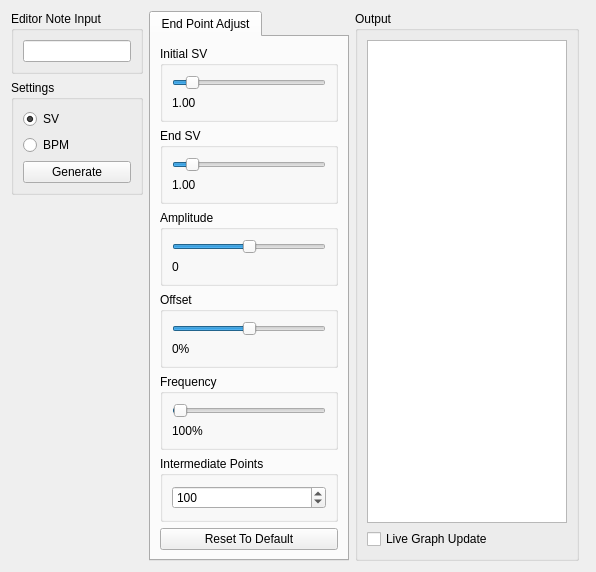
          <widget class="QWidget" name="basicStackedWidgetPage3">
           <layout class="QGridLayout" name="gridLayout_35">
            <item row="0" column="0">
             <widget class="QGroupBox" name="TPF_editorInputGroup">
              <property name="title">
               <string>Editor Note Input</string>
              </property>
              <layout class="QGridLayout" name="gridLayout_32">
               <item row="0" column="0">
                <widget class="QLineEdit" name="TPF_editorInputLine">
                 <property name="maximumSize">
                  <size>
                   <width>200</width>
                   <height>16777215</height>
                  </size>
                 </property>
                </widget>
               </item>
              </layout>
             </widget>
            </item>
            <item row="1" column="0">
             <widget class="QGroupBox" name="TPF_settingsGroup">
              <property name="title">
               <string>Settings</string>
              </property>
              <layout class="QGridLayout" name="gridLayout_33">
               <item row="1" column="0">
                <widget class="QRadioButton" name="TPF_BPMRadio">
                 <property name="text">
                  <string>BPM</string>
                 </property>
                </widget>
               </item>
               <item row="0" column="0">
                <widget class="QRadioButton" name="TPF_SVRadio">
                 <property name="text">
                  <string>SV</string>
                 </property>
                 <property name="checked">
                  <bool>true</bool>
                 </property>
                </widget>
               </item>
               <item row="2" column="0">
                <widget class="QPushButton" name="TPF_generateButton">
                 <property name="text">
                  <string>Generate</string>
                 </property>
                </widget>
               </item>
              </layout>
             </widget>
            </item>
            <item row="2" column="0">
             <spacer name="verticalSpacer_6">
              <property name="orientation">
               <enum>Qt::Vertical</enum>
              </property>
              <property name="sizeHint" stdset="0">
               <size>
                <width>20</width>
                <height>40</height>
               </size>
              </property>
             </spacer>
            </item>
            <item row="0" column="1" rowspan="3">
             <widget class="QTabWidget" name="TPF_adjustTab">
              <property name="minimumSize">
               <size>
                <width>200</width>
                <height>0</height>
               </size>
              </property>
              <property name="currentIndex">
               <number>0</number>
              </property>
              <widget class="QWidget" name="TPF_endPointAdjustTab">
               <attribute name="title">
                <string>End Point Adjust</string>
               </attribute>
               <layout class="QVBoxLayout" name="verticalLayout">
                <item>
                 <widget class="QGroupBox" name="TPF_initialTPGroup">
                  <property name="title">
                   <string>Initial SV</string>
                  </property>
                  <layout class="QGridLayout" name="gridLayout_19">
                   <item row="0" column="0">
                    <widget class="QSlider" name="TPF_initialTPSlider">
                     <property name="minimum">
                      <number>10</number>
                     </property>
                     <property name="maximum">
                      <number>1000</number>
                     </property>
                     <property name="value">
                      <number>100</number>
                     </property>
                     <property name="orientation">
                      <enum>Qt::Horizontal</enum>
                     </property>
                    </widget>
                   </item>
                   <item row="1" column="0">
                    <widget class="QLabel" name="TPF_initialTPLabel">
                     <property name="text">
                      <string>1.00</string>
                     </property>
                    </widget>
                   </item>
                  </layout>
                 </widget>
                </item>
                <item>
                 <widget class="QGroupBox" name="TPF_endTPGroup">
                  <property name="title">
                   <string>End SV</string>
                  </property>
                  <layout class="QGridLayout" name="gridLayout_20">
                   <item row="0" column="0">
                    <widget class="QSlider" name="TPF_endTPSlider">
                     <property name="minimum">
                      <number>10</number>
                     </property>
                     <property name="maximum">
                      <number>1000</number>
                     </property>
                     <property name="value">
                      <number>100</number>
                     </property>
                     <property name="orientation">
                      <enum>Qt::Horizontal</enum>
                     </property>
                    </widget>
                   </item>
                   <item row="1" column="0">
                    <widget class="QLabel" name="TPF_endTPLabel">
                     <property name="text">
                      <string>1.00</string>
                     </property>
                    </widget>
                   </item>
                  </layout>
                 </widget>
                </item>
                <item>
                 <widget class="QGroupBox" name="TPF_amplitudeGroup">
                  <property name="title">
                   <string>Amplitude</string>
                  </property>
                  <layout class="QGridLayout" name="gridLayout_21">
                   <item row="0" column="0">
                    <widget class="QSlider" name="TPF_amplitudeSlider">
                     <property name="minimum">
                      <number>-1000</number>
                     </property>
                     <property name="maximum">
                      <number>1000</number>
                     </property>
                     <property name="value">
                      <number>0</number>
                     </property>
                     <property name="orientation">
                      <enum>Qt::Horizontal</enum>
                     </property>
                    </widget>
                   </item>
                   <item row="1" column="0">
                    <widget class="QLabel" name="TPF_amplitudeLabel">
                     <property name="text">
                      <string>0</string>
                     </property>
                    </widget>
                   </item>
                  </layout>
                 </widget>
                </item>
                <item>
                 <widget class="QGroupBox" name="TPF_offsetGroup">
                  <property name="title">
                   <string>Offset</string>
                  </property>
                  <layout class="QGridLayout" name="gridLayout_22">
                   <item row="0" column="0">
                    <widget class="QSlider" name="TPF_offsetSlider">
                     <property name="minimum">
                      <number>-200</number>
                     </property>
                     <property name="maximum">
                      <number>200</number>
                     </property>
                     <property name="value">
                      <number>0</number>
                     </property>
                     <property name="orientation">
                      <enum>Qt::Horizontal</enum>
                     </property>
                    </widget>
                   </item>
                   <item row="1" column="0">
                    <widget class="QLabel" name="TPF_offsetLabel">
                     <property name="text">
                      <string>0%</string>
                     </property>
                    </widget>
                   </item>
                  </layout>
                 </widget>
                </item>
                <item>
                 <widget class="QGroupBox" name="TPF_frequencyGroup">
                  <property name="title">
                   <string>Frequency</string>
                  </property>
                  <layout class="QGridLayout" name="gridLayout_23">
                   <item row="0" column="0">
                    <widget class="QSlider" name="TPF_frequencySlider">
                     <property name="minimum">
                      <number>0</number>
                     </property>
                     <property name="maximum">
                      <number>10000</number>
                     </property>
                     <property name="singleStep">
                      <number>25</number>
                     </property>
                     <property name="pageStep">
                      <number>100</number>
                     </property>
                     <property name="value">
                      <number>100</number>
                     </property>
                     <property name="orientation">
                      <enum>Qt::Horizontal</enum>
                     </property>
                    </widget>
                   </item>
                   <item row="1" column="0">
                    <widget class="QLabel" name="TPF_frequencyLabel">
                     <property name="text">
                      <string>100%</string>
                     </property>
                    </widget>
                   </item>
                  </layout>
                 </widget>
                </item>
                <item>
                 <widget class="QGroupBox" name="TPF_intermediateGroup">
                  <property name="title">
                   <string>Intermediate Points</string>
                  </property>
                  <layout class="QGridLayout" name="gridLayout_24">
                   <item row="0" column="0">
                    <widget class="QSpinBox" name="TPF_intermediateSpinBox">
                     <property name="minimum">
                      <number>0</number>
                     </property>
                     <property name="maximum">
                      <number>5000</number>
                     </property>
                     <property name="value">
                      <number>100</number>
                     </property>
                    </widget>
                   </item>
                  </layout>
                 </widget>
                </item>
                <item>
                 <widget class="QPushButton" name="TPF_defaultButton">
                  <property name="text">
                   <string>Reset To Default</string>
                  </property>
                 </widget>
                </item>
               </layout>
              </widget>
             </widget>
            </item>
            <item row="0" column="2" rowspan="3">
             <widget class="QGroupBox" name="TPF_outputGroup">
              <property name="title">
               <string>Output</string>
              </property>
              <layout class="QGridLayout" name="gridLayout_34">
               <item row="0" column="0">
                <widget class="QTextBrowser" name="TPF_outputBox">
                 <property name="maximumSize">
                  <size>
                   <width>200</width>
                   <height>16777215</height>
                  </size>
                 </property>
                </widget>
               </item>
               <item row="1" column="0">
                <widget class="QCheckBox" name="TPF_liveUpdateCheck">
                 <property name="text">
                  <string>Live Graph Update</string>
                 </property>
                </widget>
               </item>
              </layout>
             </widget>
            </item>
            <item row="0" column="3" rowspan="3">
             <widget class="QCustomPlot" name="TPF_customPlot" native="true">
              <property name="sizePolicy">
               <sizepolicy hsizetype="Expanding" vsizetype="Expanding">
                <horstretch>1</horstretch>
                <verstretch>0</verstretch>
               </sizepolicy>
              </property>
             </widget>
            </item>
           </layout>
          </widget>
